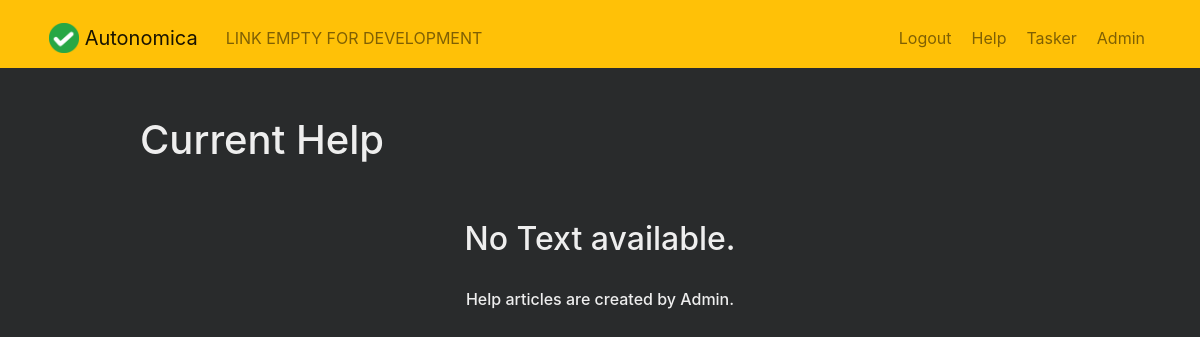
Page /help/ (signed in) on the earlier database version.
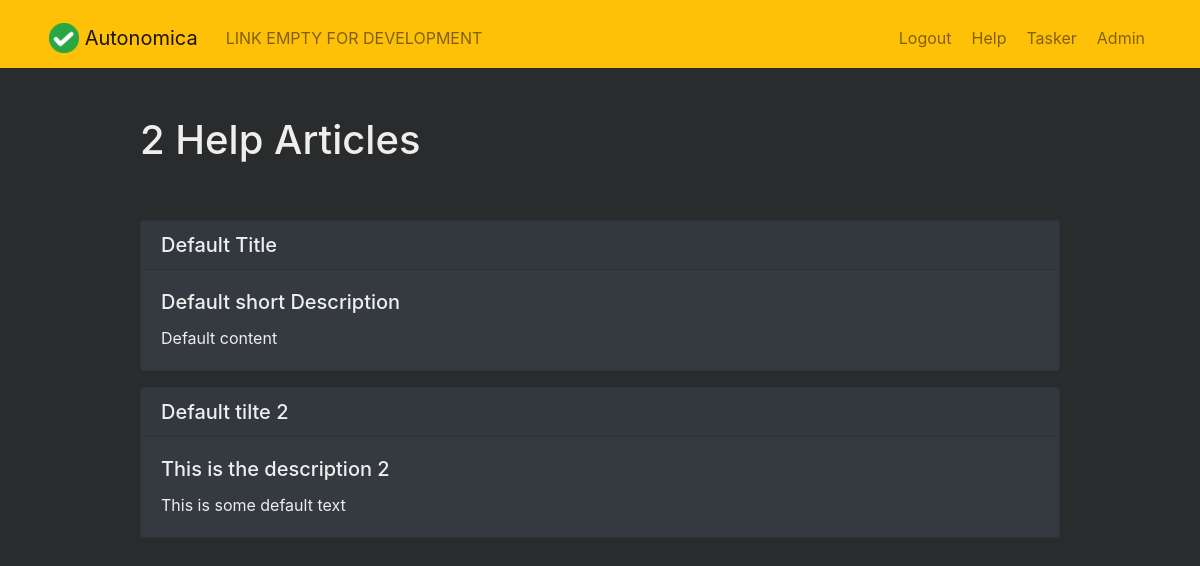
Same page on the later database version.
### autonomica/models.py (models this page shows)
class Help(models.Model):
    title = models.CharField(max_length=100)
    description = models.CharField(max_length=100, blank=True)
    info = models.TextField()
    created = models.DateTimeField(auto_now_add=True)
    user = models.ForeignKey(User, on_delete=models.CASCADE)
    def __str__(self):
        return self.title

### autonomica/views.py (the view)
# urls.py: path('help/', views.help, name='help'),
@login_required
def help(request):
    helps = Help.objects.filter(user=request.user)
    print(helps)
    return render(request, 'autonomica/help.html', {'helps': helps})

### templates/autonomica/help.html
{% extends "autonomica/base.html" %}
{% block content %}
    <div class="row justify-content-center mt-5">
        <div class="col-md-10">
            {% if helps %}
                <h1>{{ helps.count }} Help Article{{ helps.count|pluralize }}</h1>
            {% else %}
                <h1>Current Help</h1>
            {% endif %}
        </div>
    </div>
    <div class="row justify-content-center mt-5">
        <div class="col-md-10">
            {% if helps %}
                <div class="list-group">
                    {% for help in helps %}
                        <div class="card text-white bg-dark mb-3">
                            <h5 class="card-header">{{ help.title }}</h5>
                            <div class="card-body">
                                <h5 class="card-title">{{ help.description}}</h5>
                                <p class="card-text">{{ help.info }}</p>
                            </div>
                        </div>
                    {% endfor %}
                </div>
            {% else %}
                <div class="text-center">
                    <h2>No Text available.</h2>
                    <br>
                    <h6>Help articles are created by Admin.</h6>
                </div>
            {% endif %}
        </div>
    </div>
{% endblock %}

Differences in the rows shown:
added Help: title "Default Title", description "Default short Description", info "Default content"
added Help: title "Default tilte 2", description "This is the description 2", info "This is some default text"
Other differences:
{{ helps.count }}: (not shown) → "2"
text no longer shown: "Current Help No Text available. Help articles are created by Admin."
text now shown: "Help Article"
